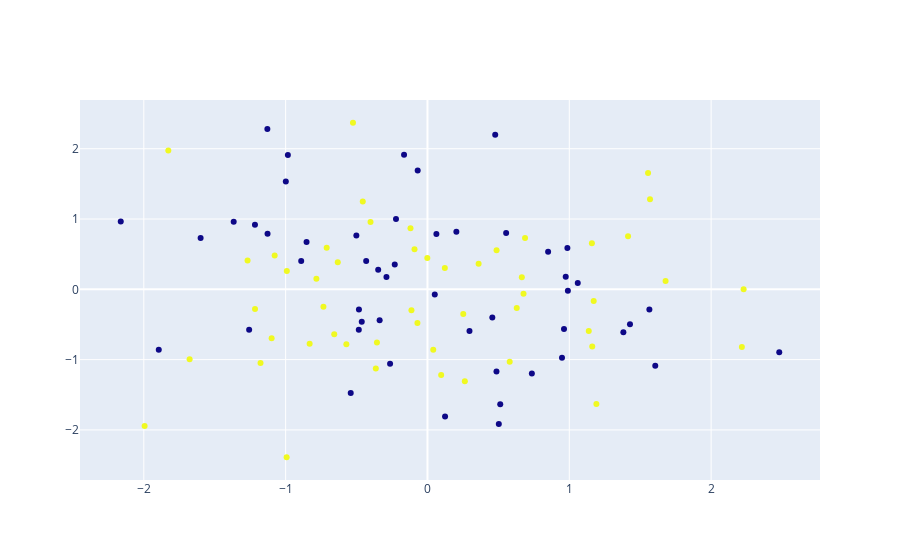

This figure's notebook cell:
### Code cell
# with whiting


scalar = StandardScaler()         # scale the data
scalar.fit(X)
X_ = scalar.transform(X)
pca = PCA(n_components = 2, whiten = False)
pca.fit(X_)
X__ = pca.transform(X_)
fig = go.Figure(data = [go.Scatter(x = X_[:, 0], 
                                     y = X_[:, 1],
                                    
                                     mode =  'markers',
                                     marker = {'size' : 6,      
                                     'color' : y})])
fig.show()
